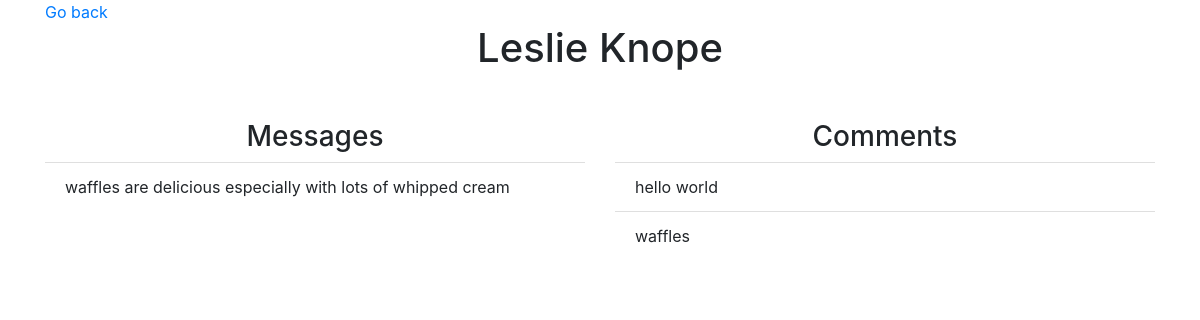
The page /user_profile/2 on the database its author committed.
### wall_app/models.py (models this page shows)
class User(models.Model):
    first_name = models.CharField(max_length=255)
    last_name = models.CharField(max_length=255)
    email = models.CharField(max_length=255)
    password = models.CharField(max_length=255)
    created_at = models.DateTimeField(auto_now_add=True)
    updated_at = models.DateTimeField(auto_now=True)
    objects = UserManager()

class Wall_Message(models.Model):
    message = models.CharField(max_length=255)
    poster = models.ForeignKey(User, related_name="user_messages", on_delete=models.CASCADE)
    likes = models.ManyToManyField(User, related_name='liked_posts')

class Comment(models.Model):
    comment = models.CharField(max_length=255)
    poster = models.ForeignKey(User, related_name='user_comments', on_delete=models.CASCADE)
    wall_message = models.ForeignKey(Wall_Message, related_name="post_comments", on_delete=models.CASCADE)

### wall_app/views.py (the view)
# urls.py: path('user_profile/<int:id>', views.profile),
def profile(request, id):
    context = {
        'user': User.objects.get(id=id)
    }
    return render(request, 'profile.html', context)

### wall_app/templates/profile.html (shortened to what this page needs)
<!DOCTYPE html>
<html lang="en">
<head>
    <link rel="stylesheet" href="https://maxcdn.bootstrapcdn.com/bootstrap/4.0.0/css/bootstrap.min.css">
</head>
<body>
    <div class="container">
        <a href="/success">Go back</a>
        <h1 class="text-center">{{user.first_name}} {{user.last_name}}</h1>
        <div class="row d-flex justify-content-center mt-5">
            <div class="message-list col-6">
                <h3 class="text-center">Messages</h3>
                <ul class="list-group list-group-flush">
                    {% for post in user.user_messages.all %}
                    <li class="list-group-item">{{post.message}}</li>
                    {% endfor %}
                </ul>
            </div>
            <div class="comment-list col-6">
                <h3 class="text-center">Comments</h3>
                <ul class="list-group list-group-flush">
                    {% for comment in user.user_comments.all %}
                    <li class="list-group-item">{{comment.comment}}</li>
                    {% endfor %}
                </ul>
            </div>
        </div>
    </div>
</body>
</html>

### rows shown on the page
User: first_name "Leslie", last_name "Knope"
Wall_Message: message "waffles are delicious especially with lots of whipped cream"
Comment: comment "hello world"
Comment: comment "waffles"
